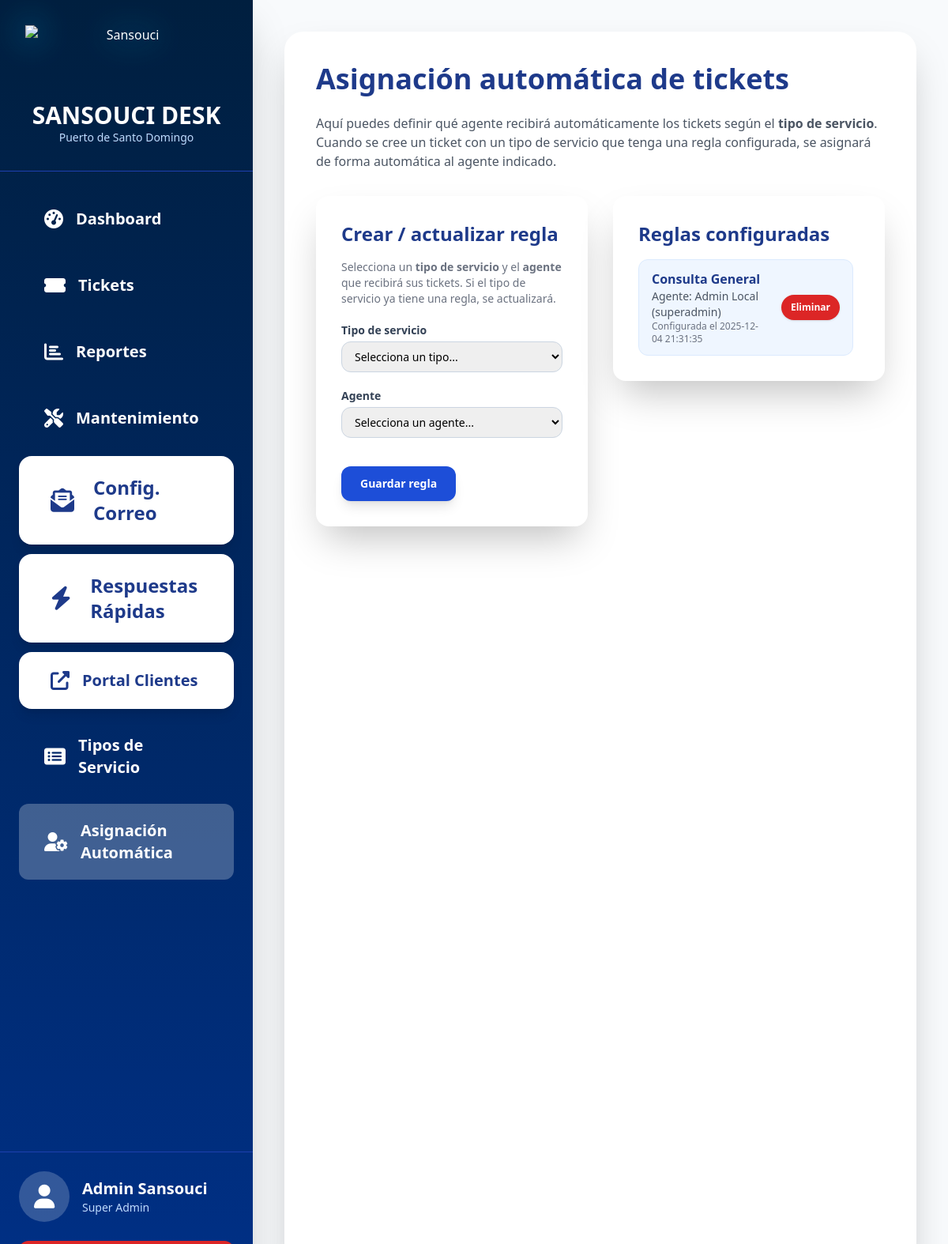
The app's page /asignacion_tickets.php (signed in) with its own data.
### tables this page shows
CREATE TABLE `asignacion_tickets` (
  `id` int(11) NOT NULL,
  `tipo_servicio` varchar(255) NOT NULL,
  `agente_id` int(11) NOT NULL,
  `creado_el` datetime NOT NULL DEFAULT current_timestamp()
);

CREATE TABLE `users` (
  `id` int(11) NOT NULL,
  `nombre` varchar(100) DEFAULT NULL,
  `email` varchar(100) DEFAULT NULL,
  `password` varchar(255) DEFAULT NULL,
  `rol` enum('agente','administrador','superadmin') DEFAULT 'agente',
  `creado_el` datetime DEFAULT current_timestamp()
);

### asignacion_tickets.php (the view, shortened to what this page needs)
<?php
require 'header.php';
$reglas = [];
try {
    $stmtReg = $pdo->query("
        SELECT a.id, a.tipo_servicio, a.agente_id, a.creado_el,
               u.nombre AS agente_nombre, u.rol AS agente_rol
        FROM asignacion_tickets a
        LEFT JOIN users u ON a.agente_id = u.id
        ORDER BY a.tipo_servicio
    ");
    $reglas = $stmtReg->fetchAll(PDO::FETCH_ASSOC) ?: [];
} catch (Throwable $e) {
    $reglas = [];
}
?>
<h1 class="text-4xl font-bold text-blue-900 mb-6">Asignación automática de tickets</h1>
<p class="text-gray-600 mb-8 max-w-3xl">
    Aquí puedes definir qué agente recibirá automáticamente los tickets según el
    <strong>tipo de servicio</strong>. Cuando se cree un ticket con un tipo de servicio
    que tenga una regla configurada, se asignará de forma automática al agente indicado.
</p>
<div class="grid grid-cols-1 lg:grid-cols-2 gap-8">
    <div>
        <div class="bg-white rounded-2xl shadow-2xl p-8">
            <h2 class="text-2xl font-bold text-blue-900 mb-4">Crear / actualizar regla</h2>
            <p class="text-sm text-gray-500 mb-4">
                Selecciona un <strong>tipo de servicio</strong> y el <strong>agente</strong> que
                recibirá sus tickets. Si el tipo de servicio ya tiene una regla, se actualizará.
            </p>
            <form method="POST" class="space-y-5">
                <div>
                    <label class="block text-sm font-semibold text-slate-700 mb-1">
                        Tipo de servicio
                    </label>
                    <select
                        name="tipo_servicio"
                        class="w-full rounded-xl border border-slate-300 px-3 py-2 text-sm focus:outline-none focus:ring-2 focus:ring-blue-500"
                    >
                        <option value="">Selecciona un tipo...</option>
                    </select>
                </div>
                <div>
                    <label class="block text-sm font-semibold text-slate-700 mb-1">
                        Agente
                    </label>
                    <select
                        name="agente_id"
                        class="w-full rounded-xl border border-slate-300 px-3 py-2 text-sm focus:outline-none focus:ring-2 focus:ring-blue-500"
                    >
                        <option value="">Selecciona un agente...</option>
                    </select>
                </div>
                <div class="pt-4">
                    <button
                        type="submit"
                        class="inline-flex items-center px-6 py-3 rounded-xl bg-blue-700 hover:bg-blue-800 text-white font-semibold text-sm shadow-lg"
                    >
                        Guardar regla
                    </button>
                </div>
            </form>
        </div>
    </div>
    <div>
        <div class="bg-white rounded-2xl shadow-2xl p-8">
            <h2 class="text-2xl font-bold text-blue-900 mb-4">Reglas configuradas</h2>
            <?php if (empty($reglas)): ?>
                <p class="text-gray-500 text-sm">
                    Todavía no hay reglas de asignación. Crea la primera usando el formulario de la izquierda.
                </p>
            <?php else: ?>
                <div class="space-y-3 max-h-[420px] overflow-y-auto pr-2">
                    <?php foreach ($reglas as $r): ?>
                        <div class="border border-blue-100 rounded-xl px-4 py-3 bg-blue-50 flex items-center justify-between gap-4">
                            <div>
                                <div class="font-bold text-blue-900">
                                    <?= htmlspecialchars($r['tipo_servicio']) ?>
                                </div>
                                <div class="text-sm text-gray-600">
                                    Agente:
                                    <?php if (!empty($r['agente_nombre'])): ?>
                                        <?= htmlspecialchars($r['agente_nombre']) ?>
                                        (<?= htmlspecialchars($r['agente_rol']) ?>)
                                    <?php else: ?>
                                        <span class="text-red-600 font-semibold">[Agente no encontrado]</span>
                                    <?php endif; ?>
                                </div>
                                <div class="text-xs text-gray-500">
                                    Configurada el <?= htmlspecialchars($r['creado_el']) ?>
                                </div>
                            </div>
                            <form method="POST" onsubmit="return confirm('¿Eliminar esta regla?');">
                                <button
                                    type="submit"
                                    class="px-3 py-2 rounded-full bg-red-600 hover:bg-red-700 text-white text-xs font-semibold shadow"
                                >
                                    Eliminar
                                </button>
                            </form>
                        </div>
                    <?php endforeach; ?>
                </div>
            <?php endif; ?>
        </div>
    </div>
</div>
<?php
require 'footer.php';

### header.php (style rules this page uses)
body { background: #f8fafc; font-family: 'Segoe UI', sans-serif; }

### records on screen
asignacion_tickets: tipo_servicio "Consulta General", agente.nombre "Admin Local", agente.rol "superadmin", creado_el "2025-12-04 21:31:35"

### other values on screen
$user['nombre'] "Admin Sansouci"
